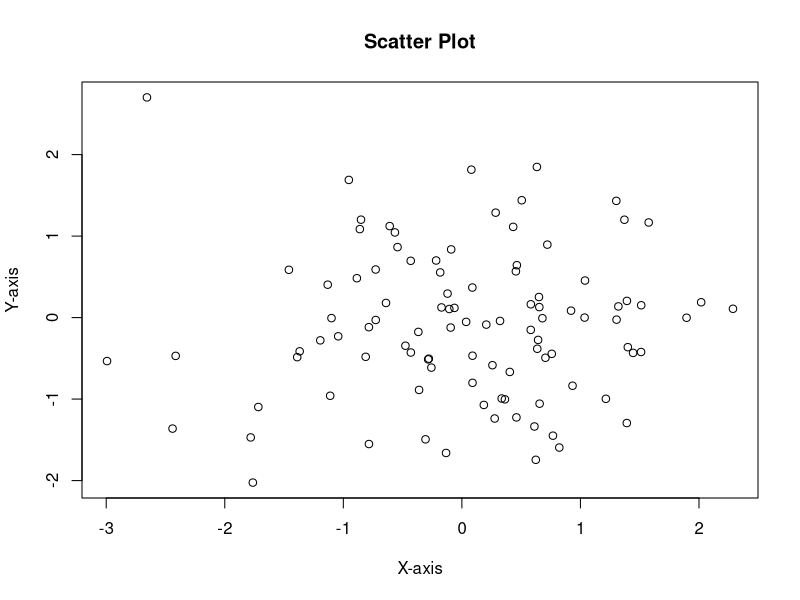

Here is the R script that generated this plot:
# R script for scatter plot
# Filename: scatter_plot_1758950988904417770.R

# Generate random data
set.seed(42) # For reproducible results
x <- rnorm(100)
y <- rnorm(100)

# Create a png file for the plot
png("scatter_plot_output_1758950988904417770.png")

# Create the scatter plot
plot(x, y, main="Scatter Plot", xlab="X-axis", ylab="Y-axis")

# Close the png device to save the file
dev.off()

cat("Scatter plot saved as 'scatter_plot_output_1758950988904417770.png'\n")
